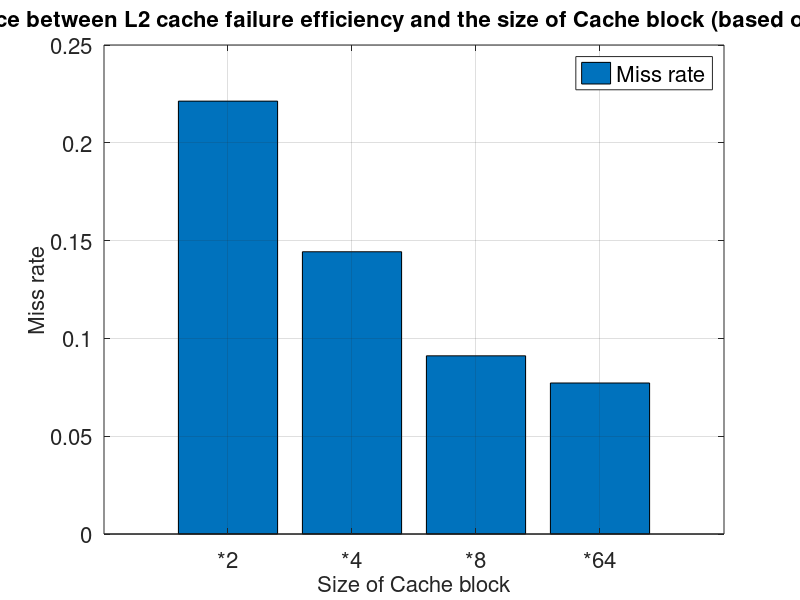

MATLAB code to generate this figure:
y=[0.2213 	0.1443 	0.0911 	0.0772 ];
b=bar(y);
grid on;
ch = get(b,'children');
set(gca,'XTickLabel',{'*2','*4','*8','*64'}, 'FontSize', 16)
%set(ch,'FaceVertexCData',[1 0 1;0 0 0;])
legend('Miss rate', 'FontSize', 16);
xlabel('Size of Cache block', 'FontSize', 16);
ylabel('Miss rate', 'FontSize', 16);
title('The relevance between L2 cache failure efficiency and the size of Cache block (based on mcf dataset)', 'FontSize', 16);